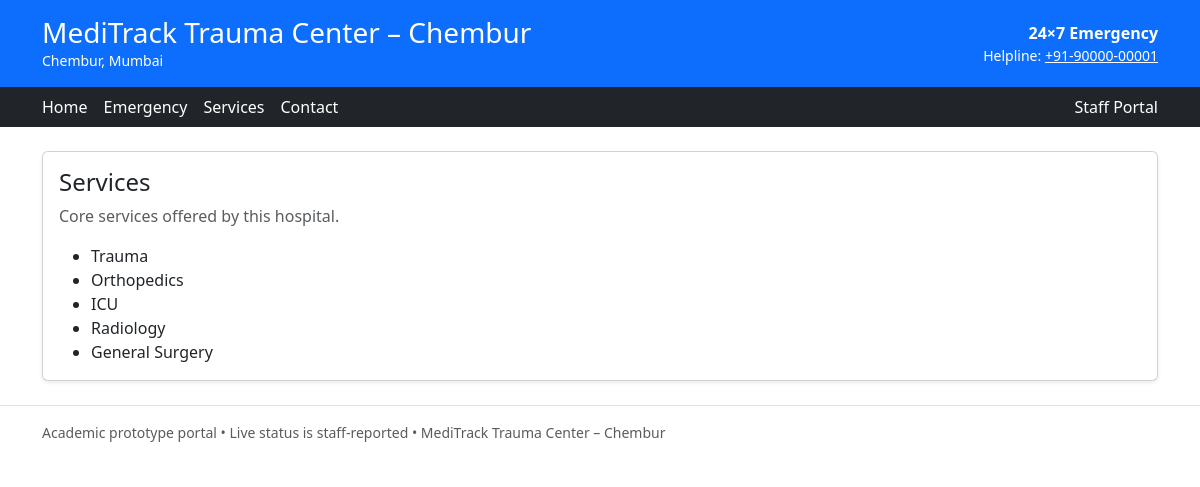
Page /h/1/services on the committed database.
### tables this page shows
CREATE TABLE hospital_sites (
  hospital_id INTEGER PRIMARY KEY,
  name TEXT NOT NULL,
  address TEXT,
  phone TEXT,
  email TEXT,
  latitude REAL NOT NULL,
  longitude REAL NOT NULL,
  about TEXT,
  emergency_text TEXT,
  services TEXT,
  created_at DATETIME DEFAULT CURRENT_TIMESTAMP NOT NULL
);

### app.py (the view)
@app.route("/h/<int:hospital_id>/services")
def hospital_services(hospital_id):
    h = get_hospital_site(hospital_id)
    if not h:
        return "Hospital not found", 404
    return render_template("hospital_services.html", h=h)

### db.py (called while the page is built)
def get_connection():
    conn = sqlite3.connect(DB_PATH)
    conn.row_factory = sqlite3.Row
    return conn

def get_hospital_site(hospital_id: int):
    sql ="""
    SELECT
      s.hospital_id,
      s.name,
      s.address,
      s.phone,
      s.email,
      s.latitude,
      s.longitude,
      s.about,
      s.emergency_text,
      s.services,
      st.total_beds,
      st.occupied_beds,
      (st.total_beds - st.occupied_beds) AS available_beds,
      st.avg_wait_minutes,
      st.last_updated
    FROM hospital_sites s
    LEFT JOIN hospital_status st ON st.hospital_id = s.hospital_id
    WHERE s.hospital_id = ?
    """
    with get_connection() as conn:
        row = conn.execute(sql, (hospital_id,)).fetchone()
        return dict(row) if row else None

### templates/hospital_services.html
{% extends "hospital_base.html" %}
{% block content %}
<div class="card shadow-sm">
  <div class="card-body">
    <h4>Services</h4>
    <p class="text-muted">Core services offered by this hospital.</p>
    <ul class="mb-0">
      {% for s in (h.services or "").split("•") %}
        {% if s.strip() %}<li>{{ s.strip() }}</li>{% endif %}
      {% endfor %}
    </ul>
  </div>
</div>
{% endblock %}

### templates/hospital_base.html (shortened to what this page needs)
<!doctype html>
<html lang="en">
<head>
  <link href="https://cdn.jsdelivr.net/npm/bootstrap@5.3.3/dist/css/bootstrap.min.css" rel="stylesheet">
</head>
<body>
  <header class="bg-primary text-white">
    <div class="container py-3">
      <div class="d-flex justify-content-between align-items-center">
        <div>
          <h3 class="mb-0">{{ h.name }}</h3>
          <div class="small">{{ h.address }}</div>
        </div>
        <div class="text-end">
          <div class="fw-bold">24×7 Emergency</div>
          <div class="small">
            Helpline: <a class="text-white" href="tel:{{ h.phone }}">{{ h.phone }}</a>
          </div>
        </div>
      </div>
    </div>
    <nav class="bg-dark">
      <div class="container py-2 d-flex gap-3">
        <a class="text-white text-decoration-none" href="/h/{{ h.hospital_id }}/home">Home</a>
        <a class="text-white text-decoration-none" href="/h/{{ h.hospital_id }}/emergency">Emergency</a>
        <a class="text-white text-decoration-none" href="/h/{{ h.hospital_id }}/services">Services</a>
        <a class="text-white text-decoration-none" href="/h/{{ h.hospital_id }}/contact">Contact</a>
        <a class="text-white text-decoration-none ms-auto" href="/h/{{ h.hospital_id }}/staff">Staff Portal</a>
      </div>
    </nav>
  </header>
  <main class="container py-4">
    {% block content %}{% endblock %}
  </main>
  <footer class="border-top py-3">
    <div class="container small text-muted">
      Academic prototype portal • Live status is staff-reported • {{ h.name }}
    </div>
  </footer>
</body>
</html>

### rows in the picture
hospital_sites: name "MediTrack Trauma Center – Chembur", address "Chembur, Mumbai", phone "+91-90000-00001"

### other values in the picture
{{ s.strip() }} "Trauma" "Orthopedics" "ICU" "Radiology" "General Surgery"
